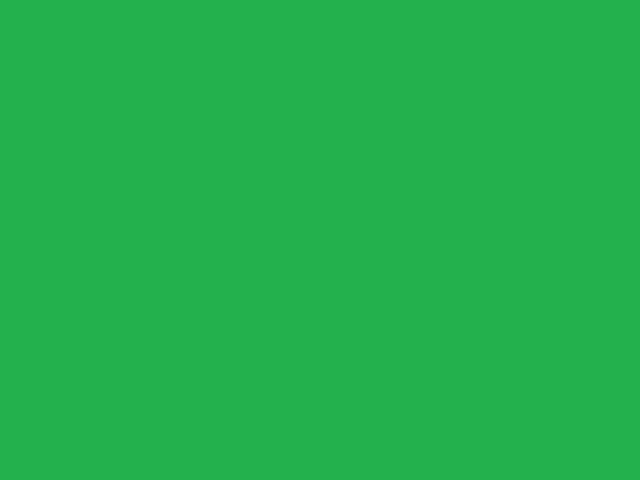
#> input picture 1.linear_regr_single_grad_desc/ui_blank.jpg, 640 x 480 px
$ python main.py
#> lines starting #> are read from the running program, lines starting #| are printed output that depends on the picture; after the words box and inside, x2 and y2 are one past the last pixel; in counts of white or black regions, pixels touching at a corner belong together
### 1.linear_regr_single_grad_desc/opencv_lin_regr.py
import sys
import cv2
import cv
import numpy as np

class linearRegrModuleUnivariant:

	def __init__(self, theta0, theta1, alpha):
		#theta1 is parameter for input and theta0 is independent param
		#alpha is the learning rate
		self.t1 = theta1;
		self.t0 = theta0;

		self.a = alpha;

		self.graph = cv2.imread("ui_blank.jpg")


	def applyGradientDescent(self,dataset):

		#print('t1: '+str(self.t1)+'; t0: '+str(self.t0));
		m = len(dataset);
		cv2.namedWindow('graph')
		cv2.moveWindow('graph',5,5)

		self.drawPoints(dataset)

		while(True):
			self.graph = cv2.imread("ui_blank.jpg")

			theta0_err = 0
			theta1_err = 0

			self.computeError(dataset)
			#compute summation of error

			self.drawLine()
			self.drawPoints(dataset)#points should overlap the line
			self.writeTheta()
			cv2.imshow('graph',self.graph)

			if(cv2.waitKey(10) & 0xFF == ord('b')):
        			break

	def computeError(self, dataset):
		m = len(dataset);
		theta0_err = 0
		theta1_err = 0

		#compute summation of error
		for point in dataset:
			theta0_err = theta0_err + self.getCostForDatapoint(point)
			theta1_err = theta1_err + (point.getInput() * self.getCostForDatapoint(point))

		temp0 = self.t0 - (self.a * theta0_err)/m
		temp1 = self.t1 - (self.a * theta1_err)/m

		temp0 = round(temp0,5)
		temp1 = round(temp1,5) #prevent highly precise computation


		if((temp0 == self.t0) or (temp1 == self.t1)):
			pass
			#print('Parameter calculation complete:')
		else:
			self.t0 = temp0
			self.t1 = temp1
			#print('t1: '+str(self.t1)+'; t0: '+str(self.t0));


	def drawPoints(self,dataset):
		for point in dataset:
			cv2.circle(self.graph, (point.getInput()*30,point.getOutput()*30), 5, (10, 50, 200), 4)

	def writeTheta(self):
		theta0 = 'Theta_0: ' + str(self.t0);
		theta1 = 'Theta_1: ' + str(self.t1);
		cv2.putText(self.graph,theta0,(300,80),cv2.FONT_HERSHEY_SIMPLEX,1,(255,255,255),1)
		cv2.putText(self.graph,theta1,(300,150),cv2.FONT_HERSHEY_SIMPLEX,1,(255,255,255),1)


	def drawLine(self):
		#if( int(self.getHypothesisForInput(0)) > 0 and int(self.getHypothesisForInput(100)) >0):
		cv2.line(self.graph,(0,int(self.getHypothesisForInput(0))),(200,int(self.getHypothesisForInput(200))),(100,0,100),4)
			#cannot draw lines on negative coordinates


	def getHypothesisForInput(self, input_val):
		return (input_val*self.t1) +self.t0

	def getCostForDatapoint(self, point):
		return self.getHypothesisForInput(point.getInput()) - point.getOutput();

	def getTheta0(self):
		return self.t0;

	def getTheta1(self):
		return self.t1;

### 1.linear_regr_single_grad_desc/dataset.py
import sys

class dataPoint:

	def __init__(self,x,y):
		#x is input, y is output
		self.input = x;
		self.output = y;

	def getInput(self):
		return self.input;

	def getOutput(self):
		return self.output;


class dataSet:

	def __init__(self):
		#array of dataPoints
		self.dataArr = [];

	def addPoint(self, point):
		#insert a dataPoint object in array
		self.dataArr.append(point);

	def getData(self):
		return self.dataArr;

### 1.linear_regr_single_grad_desc/main.py
import sys
from dataset import *
from opencv_lin_regr import *

def main():
	dataset = createDataset();
	regr_module = linearRegrModuleUnivariant(2,2,0.1);#theta0, theta1, alpha

	regr_module.applyGradientDescent(dataset.getData());

	print('Gradient Descent completed - Optimum parameter values:')
	print('Theta_0:'+str(regr_module.getTheta0()))
	print('Theta_1:'+str(regr_module.getTheta1()))


def createDataset():
	set1 = dataSet();
	#add dataPoints to set

	set1.addPoint(dataPoint(1,1))
	set1.addPoint(dataPoint(2,2))
	set1.addPoint(dataPoint(3,3))
	#set1.addPoint(dataPoint(4,5))
	set1.addPoint(dataPoint(5,5))
	set1.addPoint(dataPoint(6,6))


	return set1;


main()
#> in __init__, self.graph is the input picture: shape (480, 640, 3); mean B, G, R 77, 177, 35
#> after the loop in drawPoints, `for point in dataset:`:
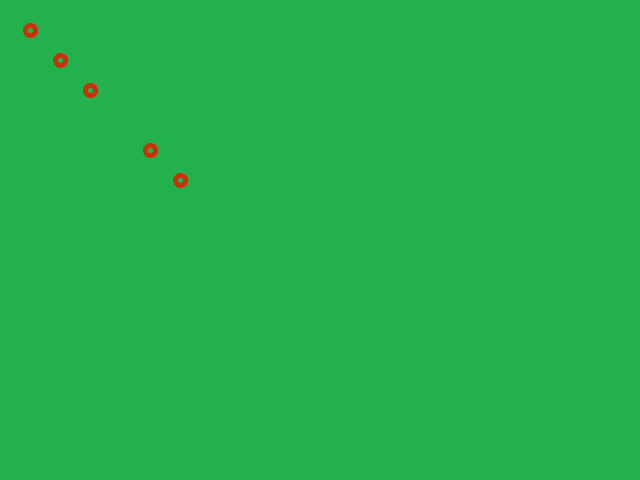
#> self.graph: shape (480, 640, 3); 0.25% of pixels changed, all inside (x1, y1, x2, y2) = (23, 23, 188, 188)
#> in drawLine, `cv2.line(self.graph,(0,int(self.getHypothesisForInput(0))),(200,int(se..`: self.graph: shape (480, 640, 3); 0.01% of pixels changed, all inside (x1, y1, x2, y2) = (0, 0, 19, 4)
#> after the loop in drawPoints (call 2), `for point in dataset:`:
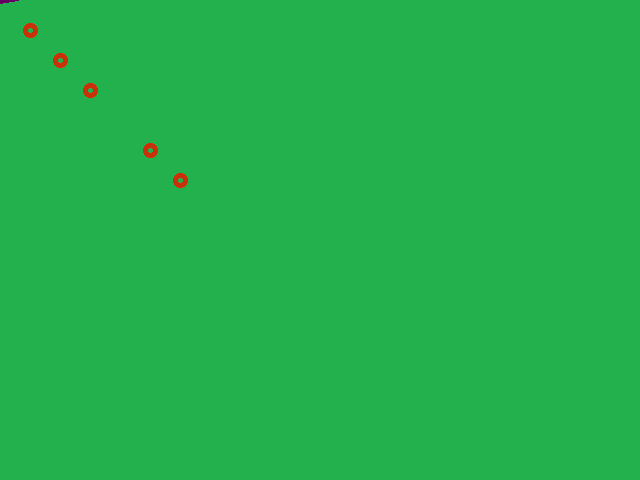
#> self.graph: shape (480, 640, 3); mean B, G, R 76.8, 176.7, 35.4
#> in writeTheta, `cv2.putText(self.graph,theta1,(300,150),cv2.FONT_HERSHEY_SIMPLEX,1,(25..`:
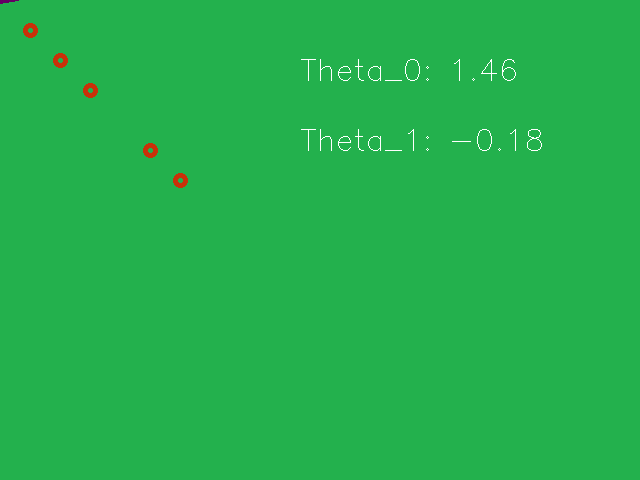
#> self.graph: shape (480, 640, 3); mean B, G, R 77.3, 176.9, 36
#> (key Esc is pressed here)
